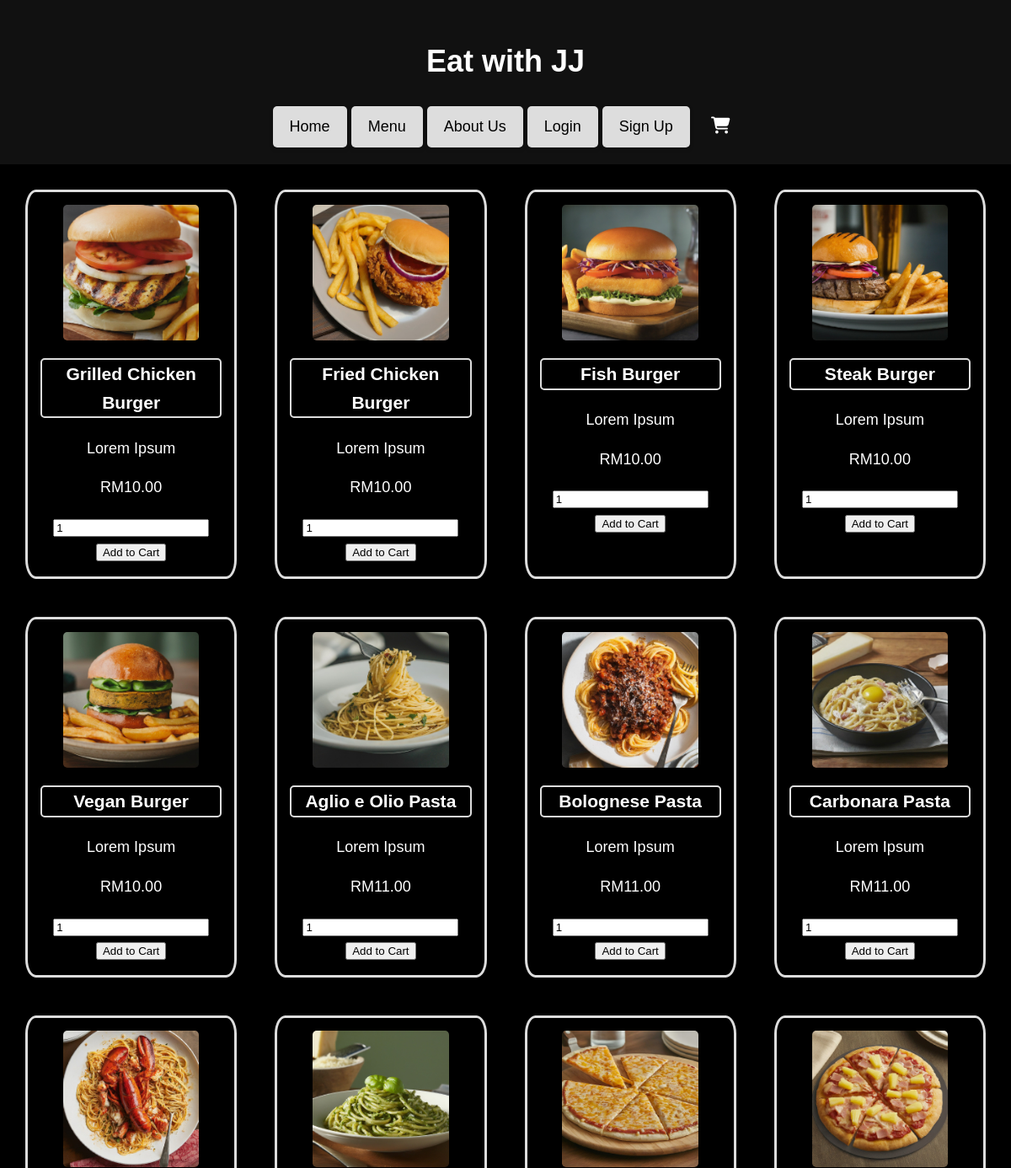
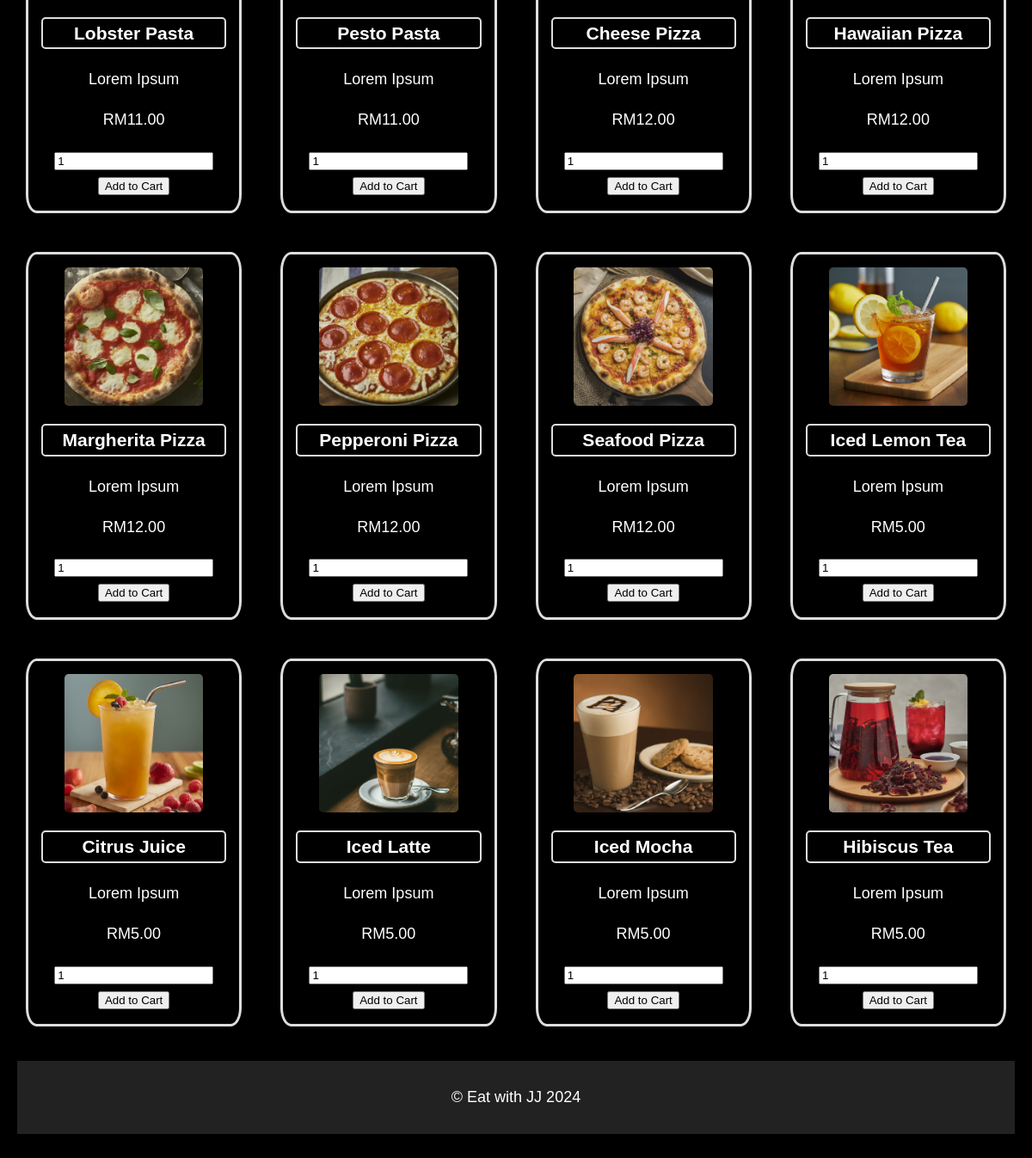
Page /menu.php on the committed database (2 pictures, top to bottom).
### tables this page shows
CREATE TABLE food(
    fid INT AUTO_INCREMENT NOT NULL PRIMARY KEY,
    fcid INT NOT NULL,
    foodname VARCHAR(100) NOT NULL,
    description TEXT, 
    price DECIMAL(10,2) NOT NULL,
    img VARCHAR(222) NOT NULL,
    FOREIGN KEY (fcid) REFERENCES foodcat(fcid)
);

### menu.php (the view, shortened to what this page needs)
<?php
include('connection.php');
?>
<!DOCTYPE html>
<html lang="en">
<head>
    <link rel="stylesheet" href="style.css">
</head>
<body>
    <?php include('header.php'); ?>
    <main>
        <div class="menu-container">
            <?php
            $sql = "SELECT * FROM food";
            $result = mysqli_query($conn, $sql);
            if (mysqli_num_rows($result) > 0) {
                while ($row = mysqli_fetch_assoc($result)) { ?>
                    <div class="menu-item">
                        <img src="assets/<?= $row['img'] ?>" alt="<?= $row['foodname'] ?>">
                        <h3><?= $row['foodname'] ?></h3>
                        <p><?= $row['description'] ?></p>
                        <p class="price">RM<?= $row['price'] ?></p>
                        <input type="number" min="1" value="1" class="quantity">
                        <button class="add-to-cart" data-fid="<?= $row['fid'] ?>">Add to Cart</button>
                    </div>
               <?php }
            } else {
                echo '<p>No food items found in the menu. </p>';
            }
            ?>
        </div>
        <footer>
            <p>&copy; Eat with JJ 2024</p>
        </footer>
    </main>
</body>
</html>

### header.php
<header>
    <h1>Eat with JJ</h1>
    <nav>
      <a href="home.php" class="button-link">Home</a>
      <a href="menu.php" class="button-link">Menu</a>
      <a href="about.php" class="button-link">About Us</a>
      <?php if (isset($_SESSION['logged_in']) && $_SESSION['logged_in']): ?>
        <a href="profile.php" class="button-link">Profile</a>
        <a href="logout.php" class="button-link">Logout</a>
      <?php else: ?>
        <a href="login.php" class="button-link">Login</a>
        <a href="signup.php" class="button-link">Sign Up</a>
      <?php endif; ?>
      <a href="cart.php"> <i class="fas fa-shopping-cart"></i> </a>
      </nav>
</header>

### style.css (style rules this page uses)
body { font-family: sans-serif; margin: 0; padding: 0; padding-bottom: 80px; background-color: #000; color: #fff; font-size: 18px; line-height: 1.6; }
header { text-align: center; padding: 20px; background-color: #111; }
header h1 { font-family: Arial; }
header a { color: #ddd; padding: 10px; }
header a.button-link { box-shadow: 0 2px 5px rgba(0, 0, 0, 0.2); }
a.button-link { display: inline-block; background-color: #ddd; color: #000; padding: 10px 20px; text-decoration: none; border-radius: 5px; transition: color 0.3s ease; }
.fas.fa-shopping-cart { font-size: 20px; color: #fff; padding-left: 10px; }
main { padding: 20px; display: flex; flex-wrap: wrap; justify-content: space-between; }
footer { text-align: center; padding: 10px; background-color: #222; margin-top: 30px; width: 100%; }
.menu-container { display: grid; grid-template-columns: repeat(4, 1fr); gap: 25px; justify-content: center; }
.menu-item { justify-content: center; margin: 10px; padding: 15px; border: 3px solid #ddd; text-align: center; border-radius: 5%; }
.menu-item h3 { border: 2px solid #ddd; border-radius: 5px; border-width: 69%; text-align: center; position: inherit; }
.menu-item img { max-width: 75%; height: auto; display: block; margin: 0 auto; border-radius: 3%; border: 3px; border-color: #ccc; }

### rows in the picture
food: img (picture), foodname "Grilled Chicken Burger", description "Lorem Ipsum", price "10.00"
food: img (picture), foodname "Fried Chicken Burger", description "Lorem Ipsum", price "10.00"
food: img (picture), foodname "Fish Burger", description "Lorem Ipsum", price "10.00"
food: img (picture), foodname "Steak Burger", description "Lorem Ipsum", price "10.00"
food: img (picture), foodname "Vegan Burger", description "Lorem Ipsum", price "10.00"
food: img (picture), foodname "Aglio e Olio Pasta", description "Lorem Ipsum", price "11.00"
food: img (picture), foodname "Bolognese Pasta", description "Lorem Ipsum", price "11.00"
food: img (picture), foodname "Carbonara Pasta", description "Lorem Ipsum", price "11.00"
food: img (picture), foodname "Lobster Pasta", description "Lorem Ipsum", price "11.00"
food: img (picture), foodname "Pesto Pasta", description "Lorem Ipsum", price "11.00"
food: img (picture), foodname "Cheese Pizza", description "Lorem Ipsum", price "12.00"
food: img (picture), foodname "Hawaiian Pizza", description "Lorem Ipsum", price "12.00"
food: img (picture), foodname "Margherita Pizza", description "Lorem Ipsum", price "12.00"
food: img (picture), foodname "Pepperoni Pizza", description "Lorem Ipsum", price "12.00"
food: img (picture), foodname "Seafood Pizza", description "Lorem Ipsum", price "12.00"
food: img (picture), foodname "Iced Lemon Tea", description "Lorem Ipsum", price "5.00"
food: img (picture), foodname "Citrus Juice", description "Lorem Ipsum", price "5.00"
food: img (picture), foodname "Iced Latte", description "Lorem Ipsum", price "5.00"
food: img (picture), foodname "Iced Mocha", description "Lorem Ipsum", price "5.00"
food: img (picture), foodname "Hibiscus Tea", description "Lorem Ipsum", price "5.00"
